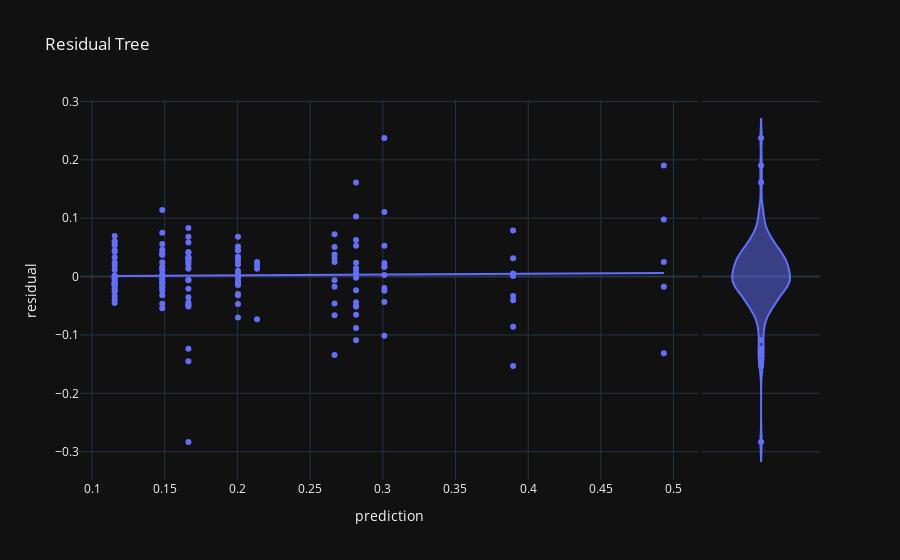

The notebook cell saved with this chart:
### Code cell
import plotly.express as px

df = scaled_test_data

# Condition the model on sepal width and length, predict the petal width
df['prediction'] = best_tree_regressor.predict(X_test)
df['residual'] = df['prediction'] - scaled_test_data['SalePrice']

fig = px.scatter(
    df, x='prediction', y='residual',
    marginal_y='violin', trendline='ols', title="Residual Tree"
)
fig.show()

### Figure 1 — Plotly figure (JSON) as saved in the notebook; plotly's stock layout.template omitted (floating-point values rounded to 4 significant figures; data arrays with more than 128 entries replaced by an {"elided": "..."} marker saying what was removed)
{"data": [{"hovertemplate": "prediction=%{x}<br>residual=%{y}<extra></extra>", "legendgroup": "", "marker": {"color": "#636efa", "symbol": "circle"}, "mode": "markers", "name": "", "orientation": "v", "showlegend": false, "x": {"elided": "154 float values"}, "xaxis": "x", "y": {"elided": "154 float values"}, "yaxis": "y", "type": "scatter"}, {"alignmentgroup": "True", "hovertemplate": "residual=%{y}<extra></extra>", "legendgroup": "", "marker": {"color": "#636efa", "symbol": "circle"}, "name": "", "offsetgroup": "", "scalegroup": "y", "showlegend": false, "xaxis": "x2", "y": {"elided": "154 float values"}, "yaxis": "y2", "type": "violin"}, {"hovertemplate": "<b>OLS trendline</b><br>residual = 0.0134398 * prediction + -0.000593729<br>R<sup>2</sup>=0.000410<br><br>prediction=%{x}<br>residual=%{y} <b>(trend)</b><extra></extra>", "legendgroup": "", "marker": {"color": "#636efa", "symbol": "circle"}, "mode": "lines", "name": "", "showlegend": false, "x": {"elided": "154 float values"}, "xaxis": "x", "y": {"elided": "154 float values"}, "yaxis": "y", "type": "scatter"}], "layout": {"xaxis": {"anchor": "y", "domain": [0.0, 0.8358], "title": {"text": "prediction"}}, "yaxis": {"anchor": "x", "domain": [0.0, 1.0], "title": {"text": "residual"}}, "xaxis2": {"anchor": "y2", "domain": [0.8408, 1.0], "matches": "x2", "showticklabels": false, "showline": false, "ticks": "", "showgrid": false}, "yaxis2": {"anchor": "x2", "domain": [0.0, 1.0], "matches": "y", "showticklabels": false, "showgrid": true}, "legend": {"tracegroupgap": 0}, "title": {"text": "Residual Tree"}}}
